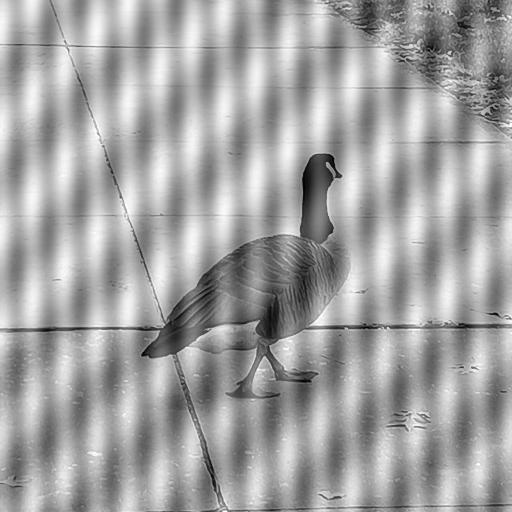
#> input picture input.jpg, 512 x 512 px
$ python untitled2.py
#> lines starting #> are read from the running program, lines starting #| are printed output that depends on the picture
import cv2
import numpy as np
import matplotlib.pyplot as plt


img = cv2.imread("input.jpg", 0)
#> img is the input picture: shape (512, 512); min 0, max 255, mean 162.7

plt.imshow(img, cmap="gray")
plt.title("Input Image")
plt.axis("off")
plt.show()


f = np.fft.fft2(img)
fshift = np.fft.fftshift(f)
magnitude_spectrum = np.log(np.abs(fshift) + 1)
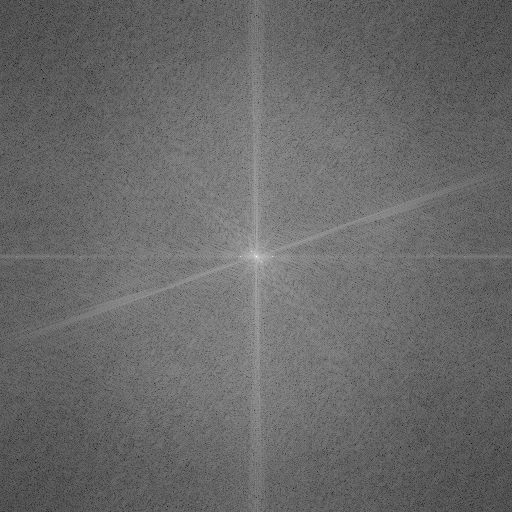
#> magnitude_spectrum: shape (512, 512) float64; min 0.521, max 17.57, mean 7.57; drawn with min black and max white

plt.imshow(magnitude_spectrum, cmap='gray')
plt.title("Magnitude Spectrum")
plt.axis('off')
plt.show()


def butterworth_notch_reject(shape, d0, n, centers):
#> called with shape = (512, 512), d0 = 5, n = 2
    P, Q = shape
    H = np.ones((P, Q), dtype=np.float32)
    U, V = np.meshgrid(np.arange(Q), np.arange(P))
    centerU, centerV = Q // 2, P // 2

    for (uk, vk) in centers:

        Dk = np.sqrt((U - centerU - (uk - centerU))**2 + (V - centerV - (vk - centerV))**2)
        Dk_neg = np.sqrt((U - centerU + (uk - centerU))**2 + (V - centerV + (vk - centerV))**2)

        H *= (1 / (1 + (d0 / (Dk + 1e-6))**(2*n))) * (1 / (1 + (d0 / (Dk_neg + 1e-6))**(2*n)))

    return H


notch_centers = [(272, 256), (262, 261)]
d0 = 5
n = 2

H = butterworth_notch_reject(img.shape, d0, n, notch_centers)

plt.imshow(H, cmap='gray')
plt.title("Butterworth Notch Reject Filter")
plt.axis('off')
plt.show()
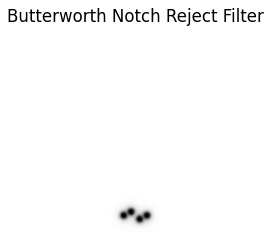
#> figure drawn by matplotlib, 1 panel


G = fshift * H
magnitude_filtered = np.log(np.abs(G) + 1)
plt.imshow(magnitude_filtered, cmap='gray')
plt.title("Filtered Spectrum")
plt.axis('off')
plt.show()


G_ishift = np.fft.ifftshift(G)
img_filtered = np.fft.ifft2(G_ishift)
img_filtered = np.abs(img_filtered)
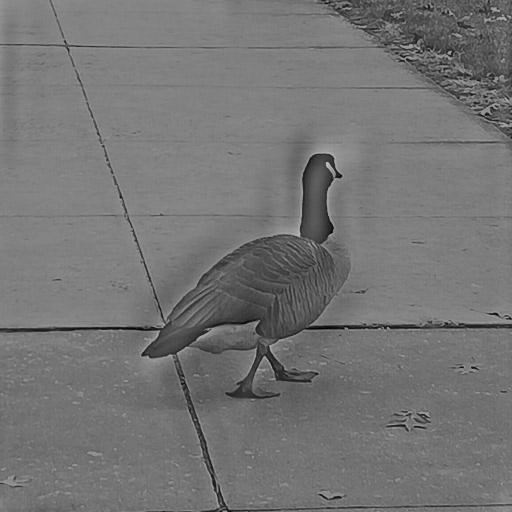
#> img_filtered: shape (512, 512) float64; min 0.178, max 200.3, mean 117

plt.imshow(img_filtered, cmap='gray')
plt.title("Filtered Image")
plt.axis('off')
plt.show()


diff = np.abs(img.astype(float) - img_filtered)
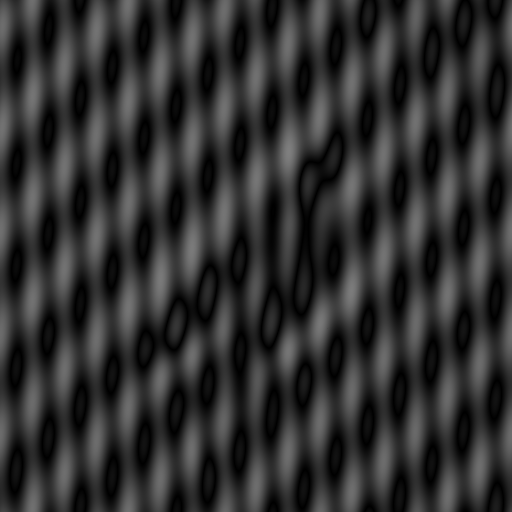
#> diff: shape (512, 512) float64; min 0.000256, max 127.4, mean 48
plt.imshow(diff, cmap='gray')
plt.title("Difference Image")
plt.axis('off')
plt.show()
